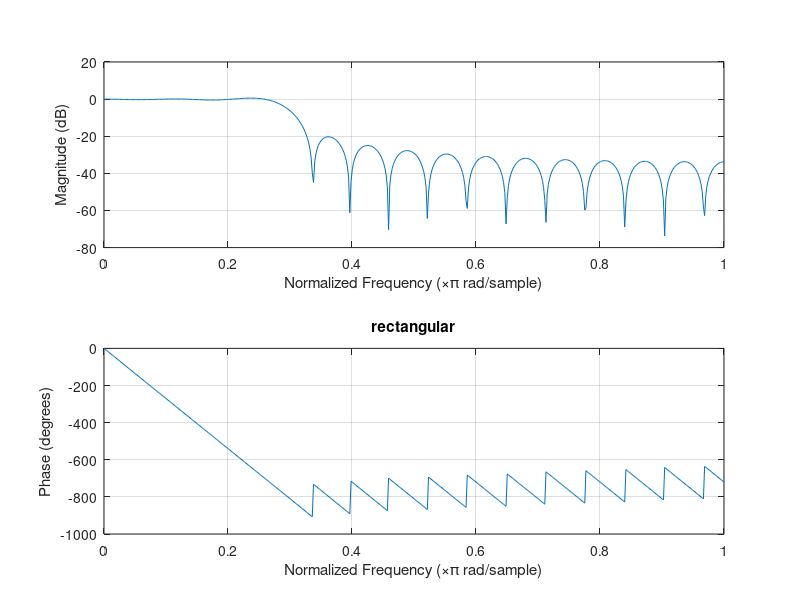
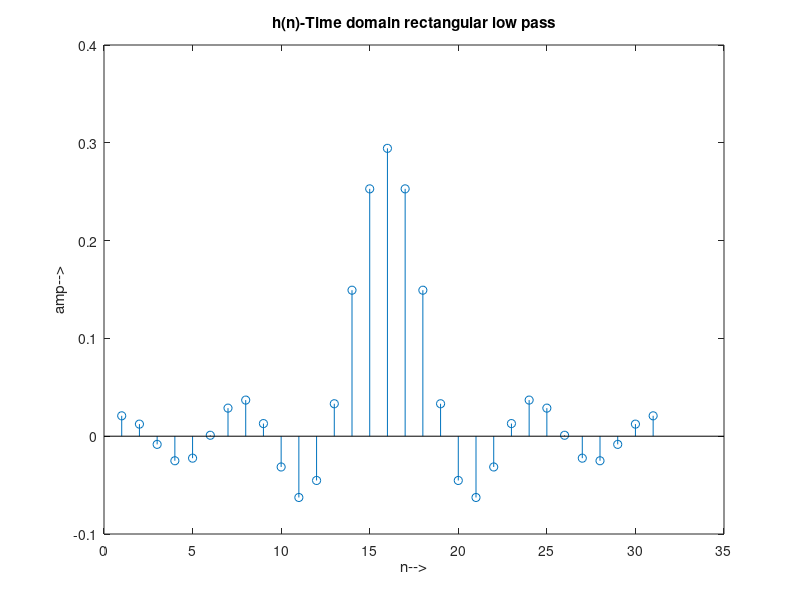
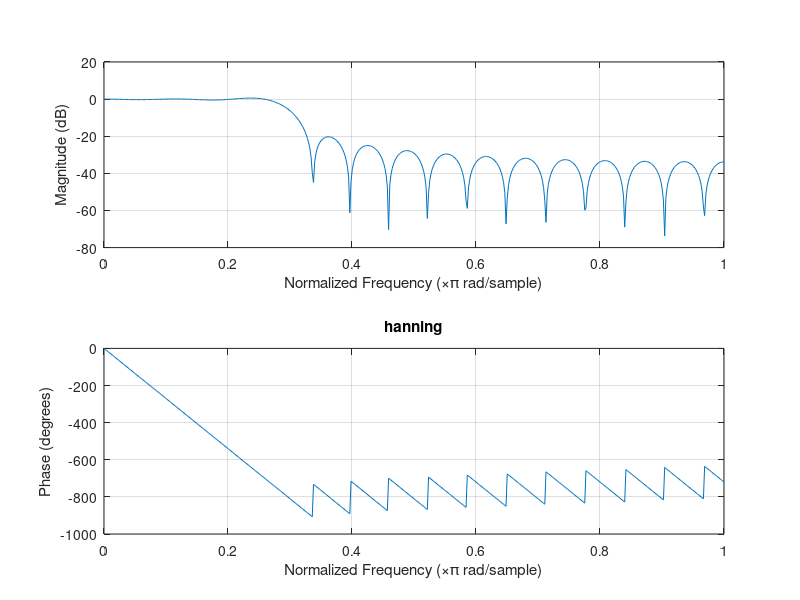
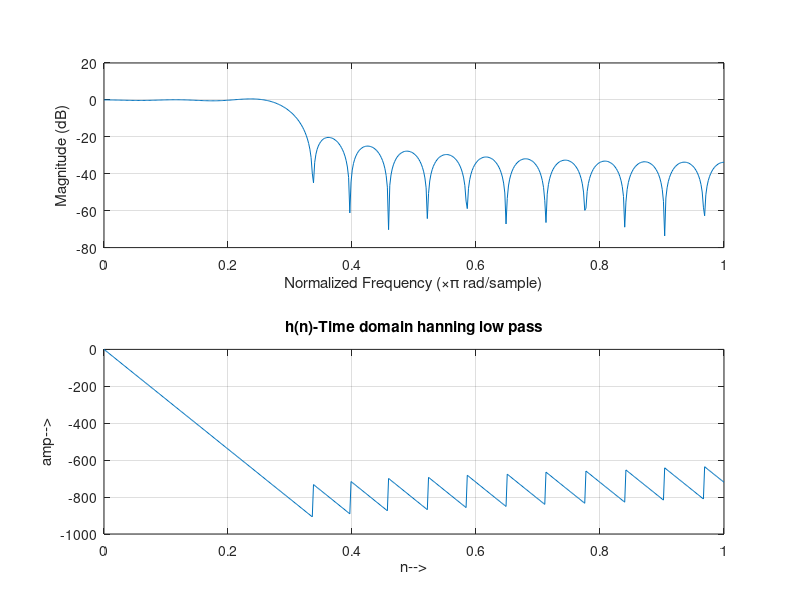

These figures' MATLAB source, in order:
clc;clear all; close all hidden;
fc=3e3;fs=20e3; %fc 
wc=(2*fc)/fs
M=31
n=M-1
% i=input("one r two")
% if i==1
%     fs=input("enter the stopband");
%     fp=input("enter passband");
%      if fp>fs 
%     st1="high";
%      else
%          st1="low"
%      end
%  end
% else
%     fs1=input("enter the stopband1")
%     fs2=input("enter the stopband2")
%     fp1=input("enter the passband1")
%     fp2=input("enter the passband2")
%      if fp1>fs1 
%     st1="bandpass";
%      else
%          st1="stop"
%      end
% end
% rp=input("passband attenuation")
% rs=input("stopband attenuation")
%  if i==1
%      [n wc]=buttord(fp,fs,rp,rp)
%  else
%      [n wc]=buttord([fp1,fp2],[fs1,fs2],rp,rs)
%  end
%  h=
%     
%  
     
h=fir1(n,wc,'low',rectwin(M));
freqz(h)
title('rectangular')
figure
stem(h)
title('h(n)-Time domain rectangular low pass');xlabel('n-->');ylabel('amp-->');
figure

h1=fir1(n,wc,'low',hanning(M));
title('hanning')
freqz(h)
title('hanning')
figure
freqz(h)
title('h(n)-Time domain hanning low pass');xlabel('n-->');ylabel('amp-->');

fc=250;fs=1000;
wc=(2*fc)/fs
M=7
n=M-1
h=fir1(n,wc,'high',hanning(M));
figure
stem(h)
 title('h(n)-Time domain hamming highpass');xlabel('n-->');ylabel('amp-->');
 figure
 freqz(h)
title('hamming high pass')
 
fc=[100 200];fs=1000;
wc=(2*fc)/fs
M=47
n=M-1
h=fir1(n,wc,'bandpass',blackman(M));
figure
stem(h)
 title('h(n)-Time domain blackman bandpass');xlabel('n-->');ylabel('amp-->');
 figure 
 freqz(h)
title('blackman band pass')

 fc=[100 200];fs=1000;
wc=(2*fc)/fs
M=47
n=M-1
h=fir1(n,wc,'stop',blackman(M));
figure
stem(h)
 title('h(n)-Time domain blackman bandstop');xlabel('n-->');ylabel('amp-->');
  figure 
 freqz(h)
title('blackman band stop')